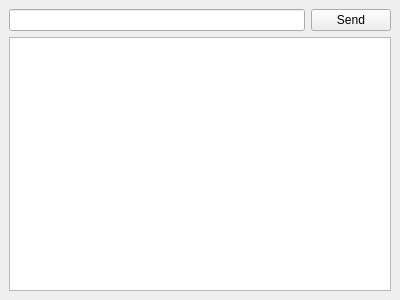
<?xml version="1.0" encoding="UTF-8"?>
<ui version="4.0">
 <class>TerminalDock</class>
 <widget class="QDockWidget" name="TerminalDock">
  <property name="geometry">
   <rect>
    <x>0</x>
    <y>0</y>
    <width>400</width>
    <height>300</height>
   </rect>
  </property>
  <property name="windowTitle">
   <string>Terminal</string>
  </property>
  <widget class="QWidget" name="terminalDockContents">
   <layout class="QVBoxLayout" name="verticalLayout_3">
    <item>
     <layout class="QHBoxLayout" name="horizontalLayout">
      <item>
       <widget class="QLineEdit" name="terminalLineEdit"/>
      </item>
      <item>
       <widget class="QPushButton" name="terminalSendButton">
        <property name="text">
         <string>Send</string>
        </property>
       </widget>
      </item>
     </layout>
    </item>
    <item>
     <widget class="QTextEdit" name="terminalTextEdit">
      <property name="readOnly">
       <bool>true</bool>
      </property>
     </widget>
    </item>
   </layout>
  </widget>
 </widget>
 <resources/>
 <connections/>
</ui>
